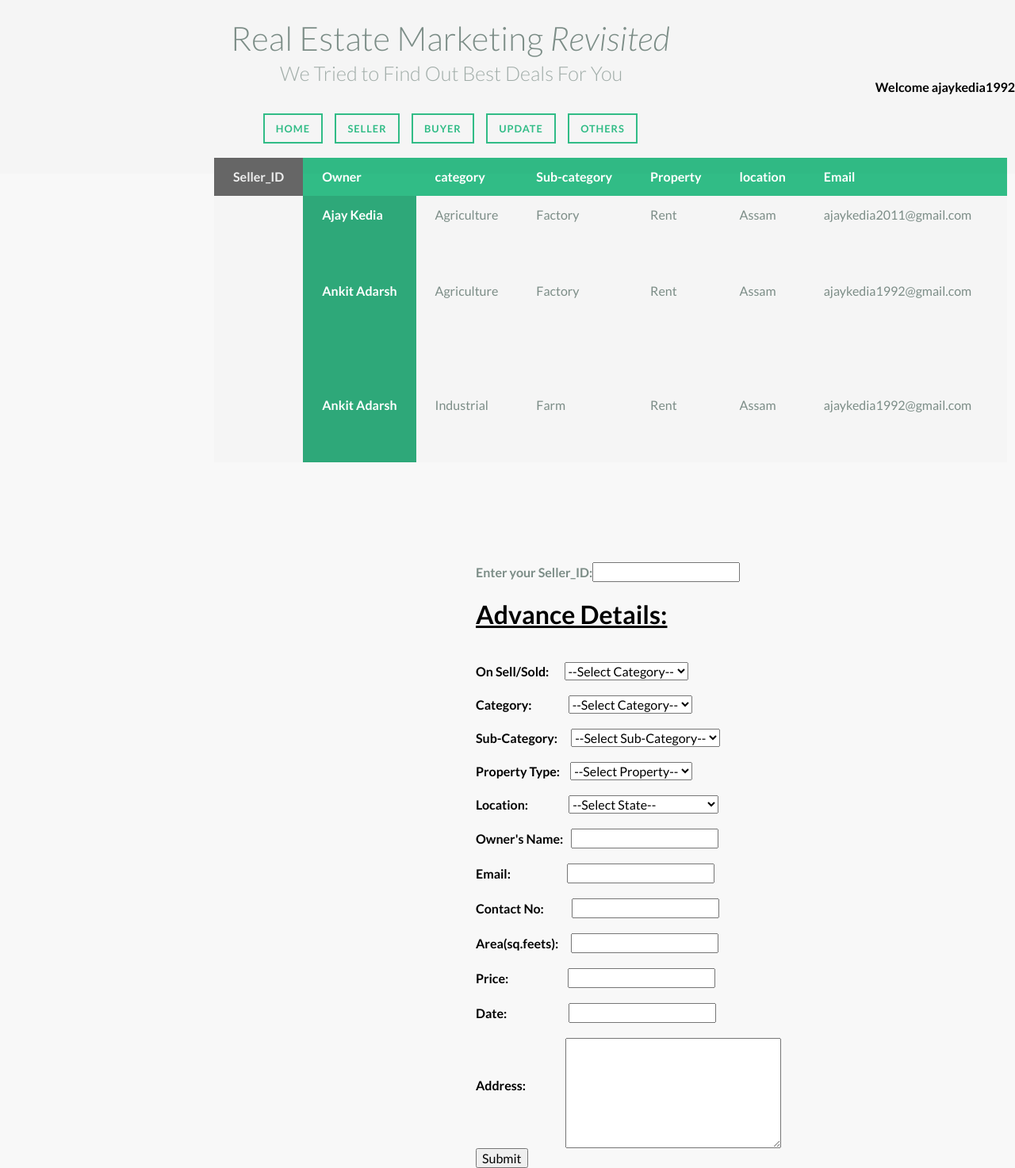
Page /buyer/updateid.php (signed in) on the committed database.
### tables this page shows
CREATE TABLE IF NOT EXISTS `notregister` (
  `user_id` int(3) NOT NULL AUTO_INCREMENT,
  `username` varchar(50) NOT NULL,
  `password` varchar(50) NOT NULL,
  `email` varchar(50) NOT NULL,
  `contact` varchar(13) NOT NULL,
  `address` varchar(100) NOT NULL,
  PRIMARY KEY (`user_id`)
);

CREATE TABLE IF NOT EXISTS `advancedetails` (
  `username` varchar(50) NOT NULL,
  `category` varchar(40) NOT NULL,
  `subcategory` varchar(40) NOT NULL,
  `property` varchar(40) NOT NULL,
  `location` varchar(40) NOT NULL,
  `ownername` varchar(40) NOT NULL,
  `email` varchar(40) NOT NULL,
  `contact` varchar(13) NOT NULL,
  `area` varchar(15) NOT NULL,
  `price` varchar(15) NOT NULL,
  `date` varchar(13) NOT NULL,
  `address` varchar(50) NOT NULL,
  `sellbuy` varchar(20) NOT NULL
);

### buyer/core.php (called while the page is built, shortened)
<?php
function loggedin()
{
if(isset($_SESSION['user_id'])&&!empty($_SESSION['user_id']))
{
return true;
}
else
{
return false;
}
}
function getuserfield($field)
{
$query= "SELECT $field FROM notregister WHERE user_id='".$_SESSION['user_id']."'";
if($query_run=mysql_query($query))
{
if( $query_result=mysql_result($query_run,0,$field));
return $query_result;
}
}
?>

### buyer/updateid.php (the view, shortened to what this page needs)
<!DOCTYPE html>
<html lang="en" class="no-js">
	<head>
		<link rel="stylesheet" type="text/css" href="css/normalize.css" />
		<link rel="stylesheet" type="text/css" href="css/demo.css" />
		<link rel="stylesheet" type="text/css" href="css/component.css" />
	</head>
<?php
include "core.php";
if(loggedin())
{
@$name=getuserfield('username');
echo "<div id='component' style='margin-top:100px;float:right;z-index:11;height:55px;';><b style='color:black';>Welcome ".$name."</b></div><br>";
$result=mysql_query("select *from advancedetails where username='".$name."'");
 echo "<div class='component' style='margin-top:100px ;position:absolute;margin-left:270px';>
				<table class=''>
					<thead>
						<tr>
							<th>Seller_ID</th><th>Owner</th><th>category</th><th>Sub-category</th><th>Property</th><th>location</th><th>Email</th><th>Contact</th><th>Area</th><th>Price</th><th>Date</th><th>Address</th><th>Buy/sell</th>
						</tr>
					</thead>";
while($row = mysql_fetch_array($result))
  {
  if($row['sellbuy']=="sold")
  {
   echo "<tbody><tr style='color:red'><td>".$row['id']."</td><th>".$row['ownername']."</th><td>". $row['category']."</td><td>". $row['subcategory']."</td><td>". $row['property']."</td><td>". $row['location']."</td><td>". $row['email']."</td><td>". $row['contact']."</td><td>". $row['area']."</td><td>". $row['price']."</td><td>". $row['date']."</td><td>". $row['address']."</td><td>". $row['sellbuy']."</td>";
  }
  else
  {
  echo "<tbody><tr><td>".$row['id']."</td><th>".$row['ownername']."</th><td>". $row['category']."</td><td>". $row['subcategory']."</td><td>". $row['property']."</td><td>". $row['location']."</td><td>". $row['email']."</td><td>". $row['contact']."</td><td>". $row['area']."</td><td>". $row['price']."</td><td>". $row['date']."</td><td>". $row['address']."</td><td>". $row['sellbuy']."</td>";
	}
	echo "</tr></tbody>";
 }
 echo "</table></div>";
}
?>
	<body>
		<div class="container">
			<header style="margin-top:-30px;margin-left=0px;position:relative";>
				<div onmousemove='displayMessage(this)'><h1>Real Estate Marketing <em>Revisited </em> <span>We Tried to Find Out Best Deals For You</span></h1>	</div>
				<nav class="codrops-demos">
					<a href="../home.php" title="Basic Usage">Home</a>
					<a href="../seller.php" title="Biaxial Headers">Seller</a>
					<a  href="../buyer.php" title="Wide Tables">Buyer</a>
					<a  href="update.php" title="Wide Tables">Update</a>
					<a  href="" title="Wide Tables">Others</a>
				</nav>
			</header>
					<form action="" method="post" style="position:relative;margin-top:490px;margin-left:600px";><strong>Enter your Seller_ID:</strong><input type="text" name="id" />
			<h1><u style="color:black";>Advance Details:</u></h1><br>
								<strong style="color:black";>On Sell/Sold:</strong>&nbsp; <select name="sellbuy" width=50 style="margin-left:13px";>
									 <option value='0'>--Select Category--</option>
								</select><br><br>
								<strong style="color:black";>Category:</strong>&nbsp; <select name="category" width=50 style="margin-left:40px";>
									 <option value='0'>--Select Category--</option>
								</select><br><br>
								<strong style="color:black";>Sub-Category:</strong>&nbsp; <select  name="sub" width=50 style="margin-left:11px";>
									 <option value='0'>--Select Sub-Category--</option>
								</select><br><br>
								<strong style="color:black";>Property Type:</strong>&nbsp; <select name="property" width=50 style="margin-left:7px";>
									 <option value='0'>--Select Property--</option>
								</select><br><br>
								<strong style="color:black";>Location:</strong>&nbsp; <select name="location" width=50 style="margin-left:45px"; >
									 <option value='0'>--Select State--</option> </select>
								</select><br><br>
								<strong style="color:black";>Owner's Name:</strong>&nbsp;<input type="text" name="owner" style="margin-left:7px";/><br><br>
								<strong style="color:black";>Email:</strong>&nbsp;<input type="text" name="email"style="margin-left:68px";/><br><br>
								<strong style="color:black";>Contact No:</strong>&nbsp;<input type="text" name="contact"style="margin-left:32px";/><br><br>
								<strong style="color:black";>Area(sq.feets):</strong>&nbsp;<input type="text" name="area"style="margin-left:13px"; /><br><br>
								<strong style="color:black";>Price:</strong>&nbsp;<input type="text" name="price" style="margin-left:72px";/><br><br>
								<strong style="color:black";>Date:</strong>&nbsp;<input type="text" name="date" style="margin-left:75px";/><br><br>
								<strong style="color:black;position:absolute;margin-top:50px";>Address:</strong>&nbsp;<textarea name='address' cols='30' rows='7' style="margin-left:110px";></textarea><br>
			<input type="submit" >
			</form>
	</body>
</html>

### buyer/css/demo.css (style rules this page uses)
*, *:after, *:before { -webkit-box-sizing: border-box; -moz-box-sizing: border-box; box-sizing: border-box; }
body { font-family: 'Lato', Arial, sans-serif; color: #7c8d87; background: #f8f8f8; }
a { color: #31bc86; text-decoration: none; }
.container > header { margin: 0 auto; padding: 2em; text-align: center; background: rgba(0,0,0,0.01); }
.container > header h1 { font-size: 2.625em; line-height: 1.3; margin: 0; font-weight: 300; }
.container > header span { display: block; font-size: 60%; opacity: 0.7; padding: 0 0 0.6em 0.1em; }
.codrops-demos { padding-top: 1em; font-size: 0.8em; }
.codrops-demos a { display: inline-block; margin: 0.5em; padding: 0.7em 1.1em; outline: none; border: 2px solid #31bc86; text-decoration: none; text-transform: uppercase; letter-spacing: 1px; font-weight: 700; }

### buyer/css/component.css (style rules this page uses)
.component { line-height: 1.5em; margin: 0 auto; padding: 2em 0 3em; width: 90%; max-width: 1000px; overflow: hidden; }
table { border-collapse: collapse; margin-bottom: 3em; width: 100%; background: #fff; }
td, th { padding: 0.75em 1.5em; text-align: left; }
th { background-color: #31bc86; font-weight: bold; color: #fff; white-space: nowrap; }
tbody th { background-color: #2ea879; }
tbody tr:nth-child(2n-1) { background-color: #f5f5f5; transition: all .125s ease-in-out; }
.sticky-wrap td, .sticky-wrap th { box-sizing: border-box; }

### rows in the picture
notregister: username "ajaykedia1992"
advancedetails: ownername "Ajay Kedia", category "Agriculture", subcategory "Factory", property "Rent", location "Assam", email "ajaykedia2011@gmail.com"
advancedetails: ownername "Ankit Adarsh", category "Agriculture", subcategory "Factory", property "Rent", location "Assam", email "ajaykedia1992@gmail.com"
advancedetails: ownername "Ankit Adarsh", category "Industrial", subcategory "Farm", property "Rent", location "Assam", email "ajaykedia1992@gmail.com"
